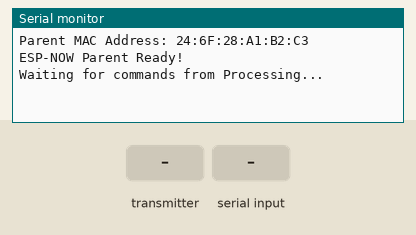
The sketch below on a simulated ESP32. On the bench: the last lines printed to the serial monitor. The inputs (shaded band) are chosen by the test bench.

Above: at 2.3 s.
2.4 s: the transmitter starts sending childID = 0
At 2.71 s:
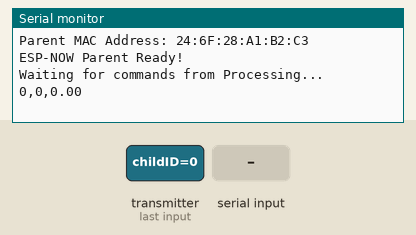
4.4 s: "ON\n" received over Serial
At 4.71 s:
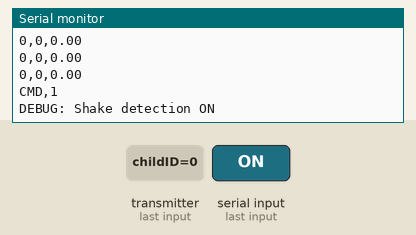
5.9 s: "OFF\n" received over Serial
At 6.21 s:
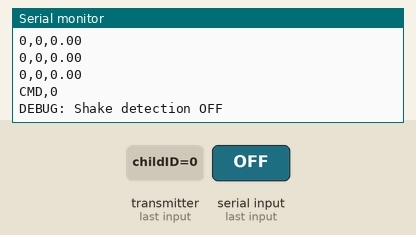
7.4 s: the transmitter starts sending shakeCount = 1024
At 7.71 s:
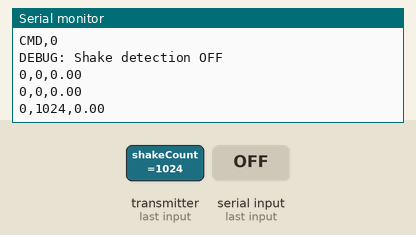
8.9 s: the transmitter starts sending acceleration = 25
At 9.21 s:
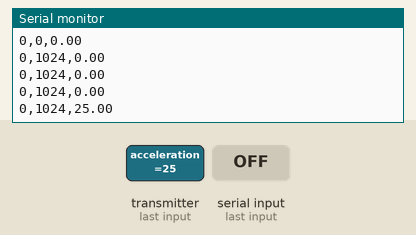
10.4 s: the transmitter starts sending shakeCount = 0
At 10.71 s:
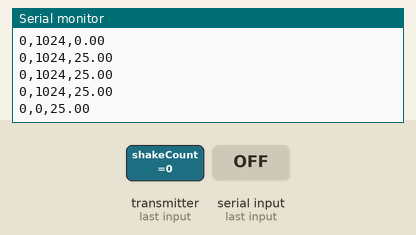

Measured:
- after the input at 2.4 s, the serial monitor: prints a new line at once (image 1)
- after the input at 4.4 s, the serial monitor: prints a new line at once (image 2)
- after the input at 5.9 s, the serial monitor: prints a new line at once (image 3)
- after the input at 7.4 s, the serial monitor: prints a new line at once (image 4)
- after the input at 8.9 s, the serial monitor: prints a new line at once (image 5)
- after the input at 10.4 s, the serial monitor: prints a new line at once (image 6)

The sketch:

parent_device.ino
```cpp
#include <esp_now.h>
#include <WiFi.h>

// 受信用のデータ構造体
typedef struct {
  int childID;
  int shakeCount;
  float acceleration;
} ShakeData;

// ★ ブロードキャスト用のコマンド構造体
typedef struct {
  int command;  // 0 = OFF, 1 = ON
} CommandData;

#define MAX_CHILDREN 20
ShakeData childData[MAX_CHILDREN];

// ブロードキャストアドレス（全子機へ送信）
uint8_t broadcastAddress[6] = {0xFF, 0xFF, 0xFF, 0xFF, 0xFF, 0xFF};
esp_now_peer_info_t broadcastPeerInfo;
int currentCommand = 1;  // デフォルト: ON

void OnDataRecv(const esp_now_recv_info *recv_info, const uint8_t *incomingData, int len) {
  ShakeData receivedData;
  memcpy(&receivedData, incomingData, sizeof(receivedData));

  if (receivedData.childID >= 0 && receivedData.childID < MAX_CHILDREN) {
    childData[receivedData.childID] = receivedData;

    // Processing用 CSV形式
    Serial.print(receivedData.childID);
    Serial.print(",");
    Serial.print(receivedData.shakeCount);
    Serial.print(",");
    Serial.println(receivedData.acceleration);
  }
}

// データ送信コールバック
void OnDataSent(const wifi_tx_info_t *tx_info, esp_now_send_status_t status) {
  // Serial.print("Broadcast status: ");
  // Serial.println(status == ESP_NOW_SEND_SUCCESS ? "Success" : "Fail");
}

void broadcastCommand(int command) {
  CommandData commandData;
  commandData.command = command;

  currentCommand = command;

  // 全子機にブロードキャスト
  esp_now_send(broadcastAddress, (uint8_t *) &commandData, sizeof(commandData));

  // ★ Processing に状態を返信
  Serial.print("CMD,");
  Serial.println(command);  // 0=OFF, 1=ON
}

void setup() {
  Serial.begin(115200);
  delay(1000);

  WiFi.mode(WIFI_STA);
  delay(100);

  Serial.print("Parent MAC Address: ");
  Serial.println(WiFi.macAddress());

  if (esp_now_init() != ESP_OK) {
    Serial.println("ESP-NOW init failed");
    return;
  }

  esp_now_register_recv_cb(OnDataRecv);
  esp_now_register_send_cb(OnDataSent);

  // ブロードキャストピアを登録
  memcpy(broadcastPeerInfo.peer_addr, broadcastAddress, 6);
  broadcastPeerInfo.channel = 0;
  broadcastPeerInfo.encrypt = false;

  if (esp_now_add_peer(&broadcastPeerInfo) != ESP_OK) {
    Serial.println("Failed to add broadcast peer");
    return;
  }

  Serial.println("ESP-NOW Parent Ready!");
  Serial.println("Waiting for commands from Processing...");
}

void loop() {
  // Processing からのコマンド受信
  if (Serial.available() > 0) {
    String command = Serial.readStringUntil('\n');
    command.trim();

    if (command == "ON") {
      broadcastCommand(1);
      Serial.println("DEBUG: Shake detection ON");
    }
    else if (command == "OFF") {
      broadcastCommand(0);
      Serial.println("DEBUG: Shake detection OFF");
    }
  }

  delay(50);
}
```
